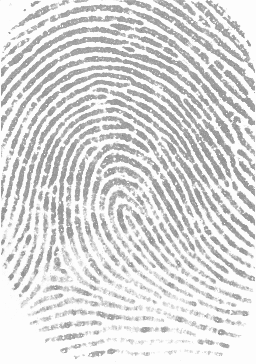
#> input picture examples/cv40examples-main/code/14指纹识别/a.png, 256 x 364 px
$ python '例14.4.py'
#> lines starting #> are read from the running program, lines starting #| are printed output that depends on the picture
# -*- coding: utf-8 -*-
"""

@author: 李立宗  lilizong@gmail.com
微信公众号：计算机视觉之光（微信号cvlight）
计算机视觉40个经典案例——从入门到深度学习（python+OpenCV）（待定名称）
李立宗 著     电子工业出版社
"""
import cv2
def mySift(a, b):
    sift = cv2.SIFT_create()
    kpa, desa = sift.detectAndCompute(a, None)
    kpb, desb = sift.detectAndCompute(b, None)
    bf = cv2.BFMatcher()
    matches = bf.knnMatch(desa, desb, k=2)
    good = [[m] for m, n in matches if m.distance < 0.8 * n.distance]
    result = cv2.drawMatchesKnn(a, kpa, b, kpb, good, None, flags=2)
    return result
if __name__ == "__main__":
    a= cv2.imread("a.png")
#> a is the input picture: shape (364, 256, 3); min 119, max 253, mean 218
    b= cv2.imread("b.png")
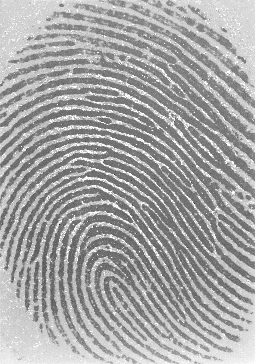
#> input picture examples/cv40examples-main/code/14指纹识别/b.png, 256 x 364 px
#> b is the input picture: shape (364, 256, 3); min 38, max 253, mean 164.8
    c = cv2.rotate(b,0)
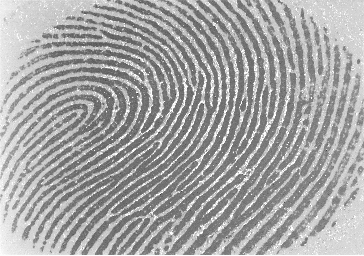
#> c: shape (256, 364, 3); min 38, max 253, mean 164.8
    m1 = mySift(a, b)
#> in mySift, `kpa, desa = sift.detectAndCompute(a, None)`: kpa = 2625 keypoints; strongest (x, y, size): (11, 277, 3.5), (249, 44, 2.2), (10, 258, 4.1), (16, 286, 3.6)
#> in mySift, `kpb, desb = sift.detectAndCompute(b, None)`: kpb = 2449 keypoints; strongest (x, y, size): (107, 174, 1.8), (130, 174, 2), (132, 136, 2), (121, 180, 2.3)
#> in mySift, `matches = bf.knnMatch(desa, desb, k=2)`: matches = 2625 matches
#> in mySift, `good = [[m] for m, n in matches if m.distance < 0.8 * n.distance]`: good = 108 matches
#> in mySift, `result = cv2.drawMatchesKnn(a, kpa, b, kpb, good, None, flags=2)`:
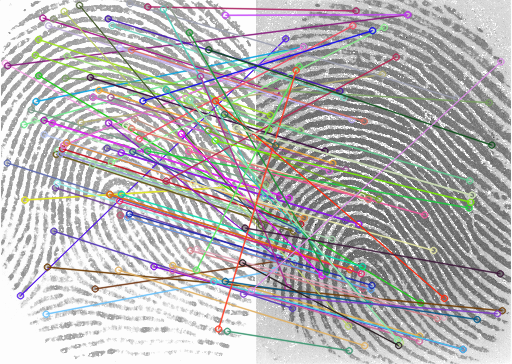
#> result: shape (364, 512, 3); mean B, G, R 182, 181.4, 183.6
    m2 = mySift(a,c)
#> in mySift (call 2), `kpb, desb = sift.detectAndCompute(b, None)`: kpb = 2433 keypoints; strongest (x, y, size): (190, 107, 1.8), (189, 130, 2), (228, 132, 2), (183, 121, 2.3)
#> in mySift (call 2), `good = [[m] for m, n in matches if m.distance < 0.8 * n.distance]`: good = 117 matches
#> in mySift (call 2), `result = cv2.drawMatchesKnn(a, kpa, b, kpb, good, None, flags=2)`:
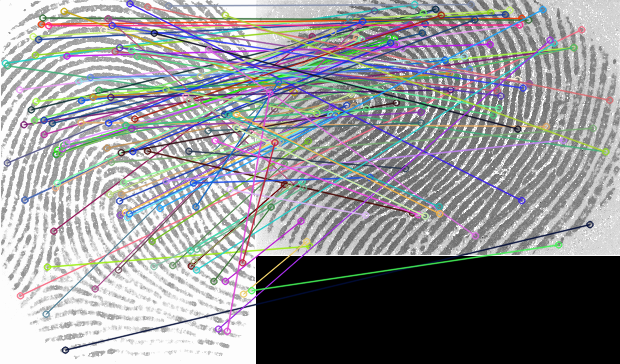
#> result: shape (364, 620, 3); mean B, G, R 150, 148, 147.5
    m3 = mySift(b,c)
#> in mySift (call 3), `kpa, desa = sift.detectAndCompute(a, None)`: kpa = 2449 keypoints; strongest (x, y, size): (107, 174, 1.8), (130, 174, 2), (132, 136, 2), (121, 180, 2.3)
#> in mySift (call 3), `matches = bf.knnMatch(desa, desb, k=2)`: matches = 2449 matches
#> in mySift (call 3), `good = [[m] for m, n in matches if m.distance < 0.8 * n.distance]`: good = 2262 matches
#> in mySift (call 3), `result = cv2.drawMatchesKnn(a, kpa, b, kpb, good, None, flags=2)`:
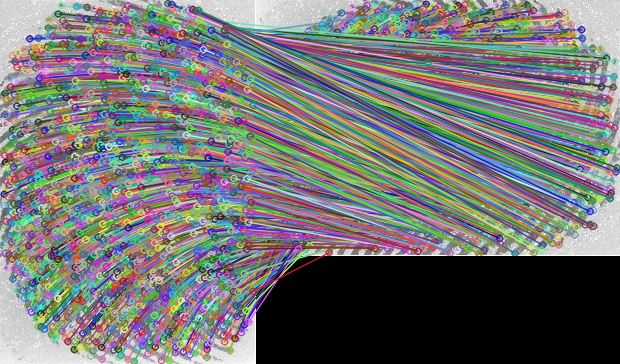
#> result: shape (364, 620, 3); mean B, G, R 114.6, 114.9, 114.6
    cv2.imshow("a-b",m1)
    cv2.imshow("a-c",m2)
    cv2.imshow("b-c",m3)
    cv2.waitKey()
    cv2.destroyAllWindows()
